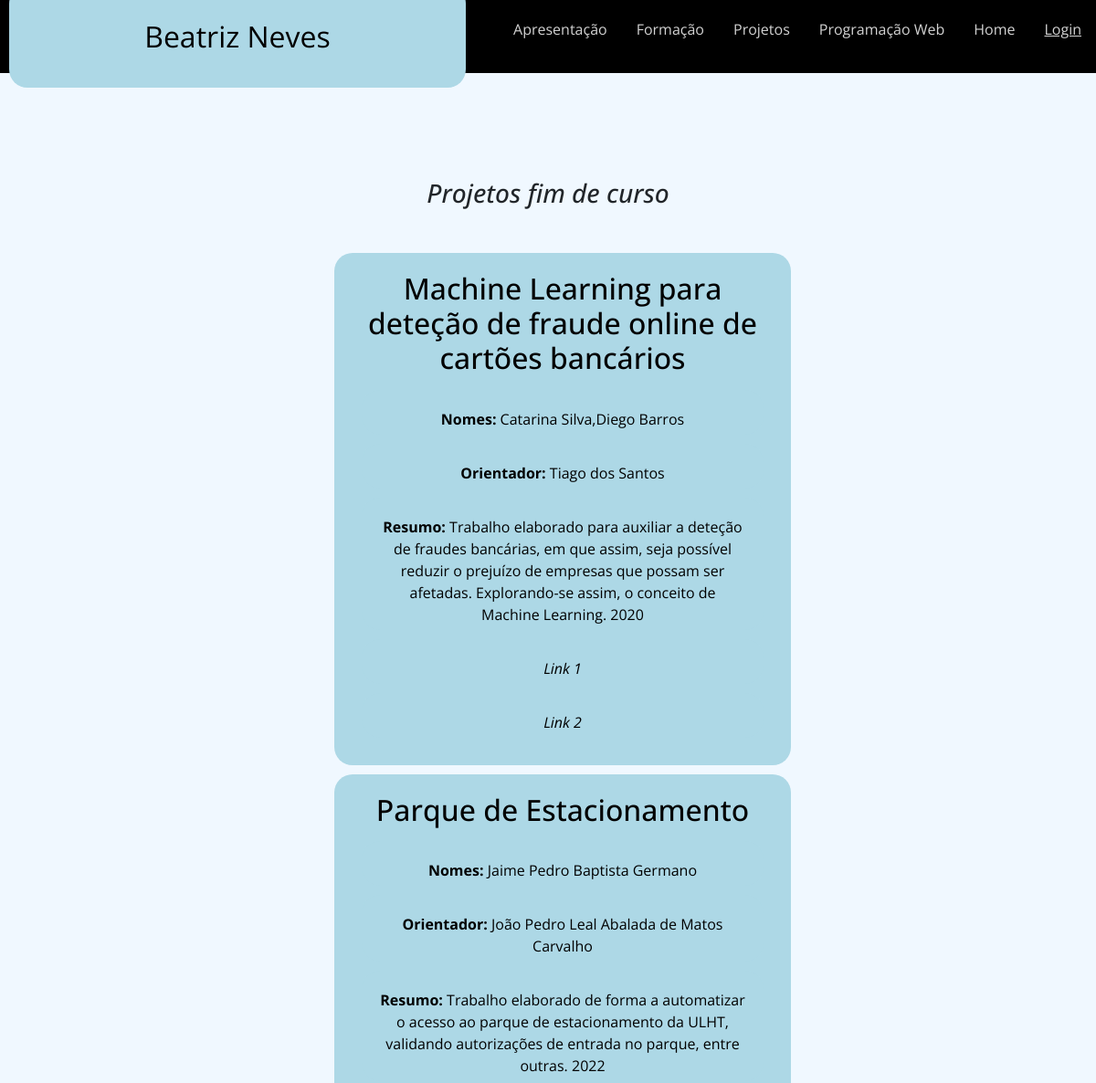
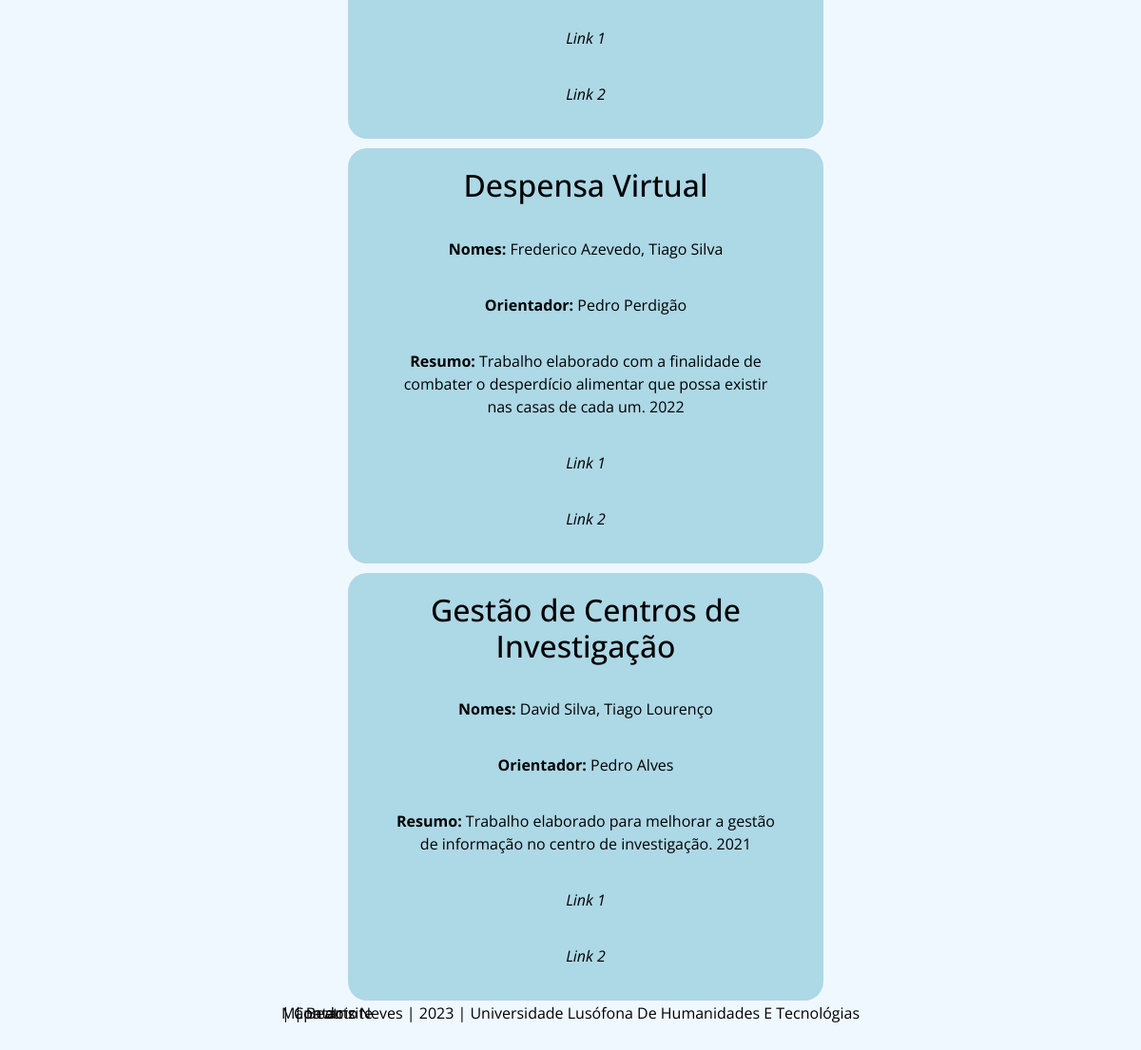
Page /projetos on the committed database (2 pictures, top to bottom).
### portfolio/models.py (models this page shows, shortened)
class Projeto(models.Model):
        projeto = models.CharField(max_length=100)
        nome = models.CharField(max_length=100)
        orientador = models.CharField(max_length=100)
        resumo = models.TextField()
        link1 = models.URLField()
        link2 = models.URLField()

### portfolio/views.py (the view)
# urls.py: path('projetos', views.projetos_view, name='projetos'),
def projetos_view(request):
    projetos = Projeto.objects.all()
    return render(request, 'portfolio/projetos.html', {'projetos': projetos})

### portfolio/templates/portfolio/projetos.html
{% extends 'portfolio/layout.html' %}
{% block main %}
    <h3>Projetos fim de curso</h3>
    <ul>
    {% for projeto in projetos %}
        <div>
           <li>
            <h2>{{ projeto.projeto }}</h2>
               <p><strong>Nomes:</strong> {{ projeto.nome }}</p>
            <p><strong>Orientador:</strong> {{ projeto.orientador }}</p>
            <p><strong>Resumo:</strong> {{ projeto.resumo }}</p>
            <p><a href="{{ projeto.link1 }}">Link 1</a></p>
            <p><a href="{{ projeto.link2 }}">Link 2</a></p>
          </li>
        </div>
    {% endfor %}
    </ul>
{% endblock %}

### portfolio/static/portfolio/css/estilos.css (style rules this page uses)
* { padding: 0; margin: 0; box-sizing:border-box; font-family: 'Open Sans', sans-serif; }
body { background-color: #F0F8FF; }
main p { text-align: center; padding: 20px; margin: 10px; color: black; background-color: lightblue; border-radius: 20px; }
div { text-align: center; padding: 20px; margin: 10px; color: black; background-color: lightblue; border-radius: 20px; width:500px; justify-content: center; align-items: center; }
div h2, div p { padding-bottom: 5px; }
div a { color: black; }
ul { list-style-type: none; margin: 30px; }
ul a { text-decoration: none; font-style:italic; color: black; }
h3 { font-style: italic; }

### rows in the picture
Projeto: projeto "Machine Learning para deteção de fraude online de cartões bancários", nome "Catarina Silva,Diego Barros", orientador "Tiago dos Santos", resumo "Trabalho elaborado para auxiliar a deteção de fraudes bancárias, em que assim, seja possível reduzir o prejuízo de empresas que possam ser afetadas. Explorando-se assim, o conceito de Machine Learning. 2020"
Projeto: projeto "Parque de Estacionamento", nome "Jaime Pedro Baptista Germano", orientador "João Pedro Leal Abalada de Matos Carvalho", resumo "Trabalho elaborado de forma a automatizar o acesso ao parque de estacionamento da ULHT, validando autorizações de entrada no parque, entre outras. 2022"
Projeto: projeto "Despensa Virtual", nome "Frederico Azevedo, Tiago Silva", orientador "Pedro Perdigão", resumo "Trabalho elaborado com a finalidade de combater o desperdício alimentar que possa existir nas casas de cada um. 2022"
Projeto: projeto "Gestão de Centros de Investigação", nome "David Silva, Tiago Lourenço", orientador "Pedro Alves", resumo "Trabalho elaborado para melhorar a gestão de informação no centro de investigação. 2021"
